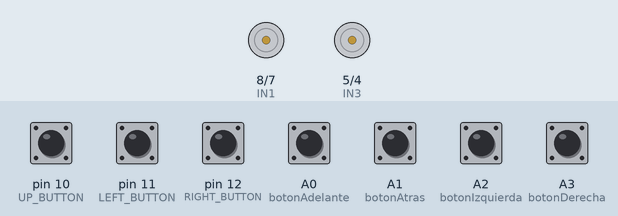
Bench run of a sketch on a simulated Arduino Uno, built with avr-gcc and run on an emulated ATmega328P. On the bench: motor-driver pin pairs drawn as motors (green arrow = first pin HIGH = forward, orange = second pin HIGH = backward, longer = more drive, scaled by the enable pin). Inputs (shaded band) come from the test bench; at power-on: A0 (botonAdelante), A1 (botonAtras), A2 (botonIzquierda), A3 (botonDerecha), pin 10 (UP_BUTTON), pin 11 (LEFT_BUTTON), pin 12 (RIGHT_BUTTON) HIGH.

Above: at 1.2 s.
1.3 s: A0 (botonAdelante) pulled LOW for 0.15 s
At 1.37 s:
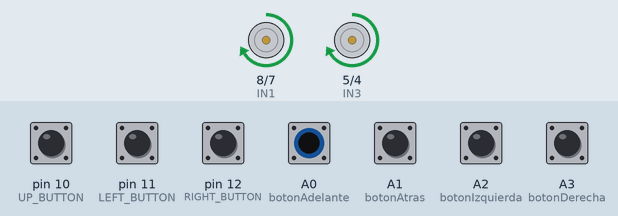
2.9 s: A1 (botonAtras) pulled LOW for 0.15 s
At 2.97 s:
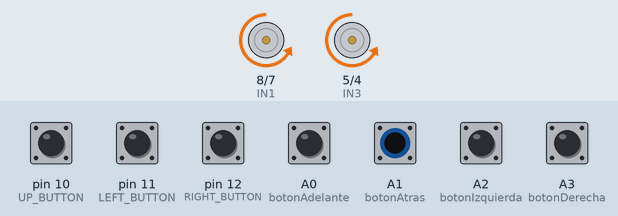
4.5 s: A2 (botonIzquierda) pulled LOW for 0.15 s
At 4.57 s:
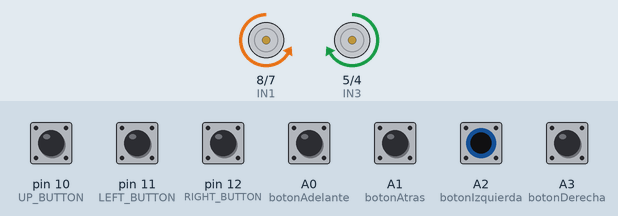
6.1 s: A3 (botonDerecha) pulled LOW for 0.15 s
At 6.17 s:
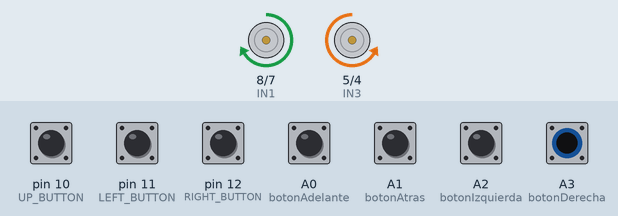
Timing chart, 0 to 9.1 s (numbered marks = the images above; inputs shaded):
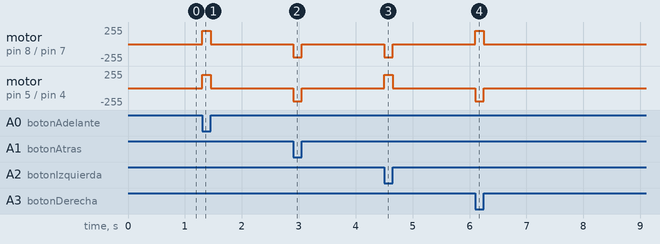

The sketch:

codigo_robot.ino
```cpp
// --- Pines de control del Motor Derecho ---
const int ENA = 9;
const int IN1 = 8;
const int IN2 = 7;

// --- Pines de control del Motor Izquierdo ---
const int ENB = 3;
const int IN3 = 5;
const int IN4 = 4;

// --- Pines de los botones de movimiento (Mando 1) ---
const int botonAdelante = A0;
const int botonAtras = A1;
const int botonIzquierda = A2;
const int botonDerecha = A3;

// --- Pines de los botones de función (Mando 2) ---
// Se cambiaron los pines 3 y 4 a 10, 11 y 12 para evitar conflictos con los motores
const int UP_BUTTON    = 10;
const int LEFT_BUTTON  = 11;
const int RIGHT_BUTTON = 12;

// Variables para almacenar el estado anterior de cada botón de función
int lastUpState    = HIGH;
int lastLeftState  = HIGH;
int lastRightState = HIGH;

void setup() {
  // Iniciar el Monitor Serie a 9600 baudios
  Serial.begin(9600);

  // Configurar pines de motores como salida
  pinMode(ENA, OUTPUT);
  pinMode(ENB, OUTPUT);
  pinMode(IN1, OUTPUT);
  pinMode(IN2, OUTPUT);
  pinMode(IN3, OUTPUT);
  pinMode(IN4, OUTPUT);

  // Configurar pines de botones de movimiento como entrada con resistencia interna
  pinMode(botonAdelante, INPUT_PULLUP);
  pinMode(botonAtras, INPUT_PULLUP);
  pinMode(botonIzquierda, INPUT_PULLUP);
  pinMode(botonDerecha, INPUT_PULLUP);

  // Configurar pines de botones de función como entrada con resistencia interna
  pinMode(UP_BUTTON, INPUT_PULLUP);
  pinMode(LEFT_BUTTON, INPUT_PULLUP);
  pinMode(RIGHT_BUTTON, INPUT_PULLUP);
}

void loop() {
  // --- PARTE 1: Control de Motores ---
  // Leer estado de los botones de movimiento (LOW cuando se pulsa)
  int adelante = digitalRead(botonAdelante);
  int atras = digitalRead(botonAtras);
  int izquierda = digitalRead(botonIzquierda);
  int derecha = digitalRead(botonDerecha);

  // Control de velocidad (0-255)
  analogWrite(ENA, 200);
  analogWrite(ENB, 200);

  if (adelante == LOW) {
    avanzar();
  } else if (atras == LOW) {
    retroceder();
  } else if (izquierda == LOW) {
    girarIzquierda();
  } else if (derecha == LOW) {
    girarDerecha();
  } else {
    detener();
  }

  // --- PARTE 2: Monitoreo de Botones de Función (Monitor Serie) ---
  // Leer el estado actual de cada botón
  int currentUpState    = digitalRead(UP_BUTTON);
  int currentLeftState  = digitalRead(LEFT_BUTTON);
  int currentRightState = digitalRead(RIGHT_BUTTON);

  // Verificar botón UP (LOW significa presionado)
  if (currentUpState == LOW && lastUpState == HIGH) {
    Serial.println("UP");
    delay(50); // Retraso anti-rebote
  }

  // Verificar botón LEFT
  if (currentLeftState == LOW && lastLeftState == HIGH) {
    Serial.println("LEFT");
    delay(50); // Retraso anti-rebote
  }

  // Verificar botón RIGHT
  if (currentRightState == LOW && lastRightState == HIGH) {
    Serial.println("RIGHT");
    delay(50); // Retraso anti-rebote
  }

  // Guardar los estados actuales para el próximo ciclo
  lastUpState    = currentUpState;
  lastLeftState  = currentLeftState;
  lastRightState = currentRightState;
}

// --- Funciones de movimiento ---
void avanzar() {
  digitalWrite(IN1, HIGH); digitalWrite(IN2, LOW);
  digitalWrite(IN3, HIGH); digitalWrite(IN4, LOW);
}

void retroceder() {
  digitalWrite(IN1, LOW); digitalWrite(IN2, HIGH);
  digitalWrite(IN3, LOW); digitalWrite(IN4, HIGH);
}

void girarIzquierda() {
  digitalWrite(IN1, LOW); digitalWrite(IN2, HIGH);
  digitalWrite(IN3, HIGH); digitalWrite(IN4, LOW);
}

void girarDerecha() {
  digitalWrite(IN1, HIGH); digitalWrite(IN2, LOW);
  digitalWrite(IN3, LOW); digitalWrite(IN4, HIGH);
}

void detener() {
  digitalWrite(IN1, LOW); digitalWrite(IN2, LOW);
  digitalWrite(IN3, LOW); digitalWrite(IN4, LOW);
}
```

Measured:
- after the input at 1.3 s, motor on pin 8 (IN1) / pin 7 (IN2), motor on pin 5 (IN3) / pin 4 (IN4): stopped → forward 200/255 at once, → stopped 0.15 s later
- after the input at 2.9 s, motor on pin 8 (IN1) / pin 7 (IN2), motor on pin 5 (IN3) / pin 4 (IN4): stopped → backward 200/255 at once, → stopped 0.15 s later
- after the input at 4.5 s, motor on pin 8 (IN1) / pin 7 (IN2): stopped → backward 200/255 at once, → stopped 0.15 s later; motor on pin 5 (IN3) / pin 4 (IN4): stopped → forward 200/255 at once, → stopped 0.15 s later
- after the input at 6.1 s, motor on pin 8 (IN1) / pin 7 (IN2): stopped → forward 200/255 at once, → stopped 0.15 s later; motor on pin 5 (IN3) / pin 4 (IN4): stopped → backward 200/255 at once, → stopped 0.15 s later
